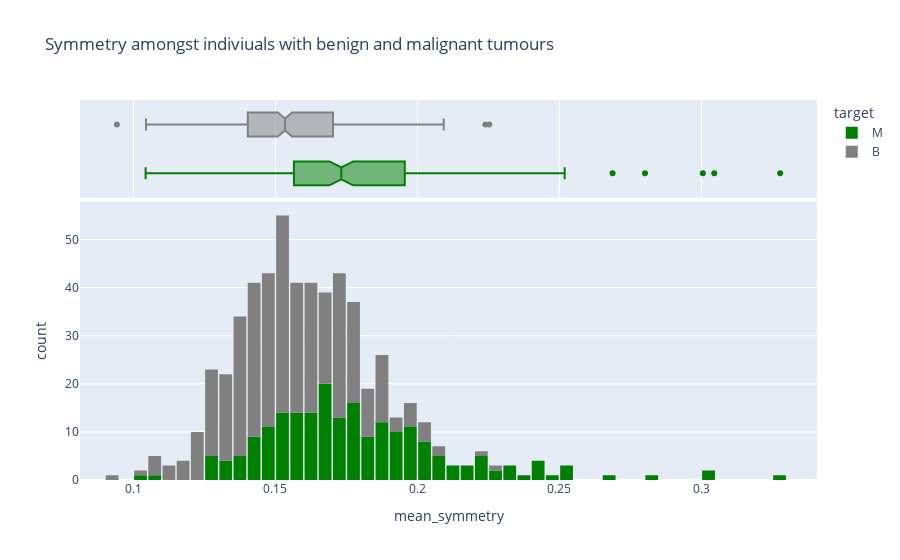

Notebook code cell kept with this figure:
### Code cell
fig9= px.histogram(merged_df_chopped, 
                   x='mean_symmetry', 
                   marginal='box', 
                   color='target', 
                   color_discrete_sequence=['green', 'grey'], 
                   title='Symmetry amongst indiviuals with benign and malignant tumours')
fig9.update_layout(bargap=0.1)
fig9.show()

### Figure 1 — Plotly figure (JSON) as saved in the notebook; plotly's stock layout.template omitted (floating-point values rounded to 4 significant figures; data arrays with more than 128 entries replaced by an {"elided": "..."} marker saying what was removed)
{"data": [{"alignmentgroup": "True", "bingroup": "x", "hovertemplate": "target=M<br>mean_symmetry=%{x}<br>count=%{y}<extra></extra>", "legendgroup": "M", "marker": {"color": "green", "pattern": {"shape": ""}}, "name": "M", "offsetgroup": "M", "orientation": "v", "showlegend": true, "type": "histogram", "x": {"elided": "212 float values"}, "xaxis": "x", "yaxis": "y"}, {"alignmentgroup": "True", "hovertemplate": "target=M<br>mean_symmetry=%{x}<extra></extra>", "legendgroup": "M", "marker": {"color": "green"}, "name": "M", "notched": true, "offsetgroup": "M", "showlegend": false, "type": "box", "x": {"elided": "212 float values"}, "xaxis": "x2", "yaxis": "y2"}, {"alignmentgroup": "True", "bingroup": "x", "hovertemplate": "target=B<br>mean_symmetry=%{x}<br>count=%{y}<extra></extra>", "legendgroup": "B", "marker": {"color": "grey", "pattern": {"shape": ""}}, "name": "B", "offsetgroup": "B", "orientation": "v", "showlegend": true, "type": "histogram", "x": {"elided": "357 float values"}, "xaxis": "x", "yaxis": "y"}, {"alignmentgroup": "True", "hovertemplate": "target=B<br>mean_symmetry=%{x}<extra></extra>", "legendgroup": "B", "marker": {"color": "grey"}, "name": "B", "notched": true, "offsetgroup": "B", "showlegend": false, "type": "box", "x": {"elided": "357 float values"}, "xaxis": "x2", "yaxis": "y2"}], "layout": {"bargap": 0.1, "barmode": "relative", "legend": {"title": {"text": "target"}, "tracegroupgap": 0}, "title": {"text": "Symmetry amongst indiviuals with benign and malignant tumours"}, "xaxis": {"anchor": "y", "domain": [0, 1], "title": {"text": "mean_symmetry"}}, "xaxis2": {"anchor": "y2", "domain": [0, 1], "matches": "x", "showgrid": true, "showticklabels": false}, "yaxis": {"anchor": "x", "domain": [0, 0.7326], "title": {"text": "count"}}, "yaxis2": {"anchor": "x2", "domain": [0.7426, 1], "matches": "y2", "showgrid": false, "showline": false, "showticklabels": false, "ticks": ""}}}
